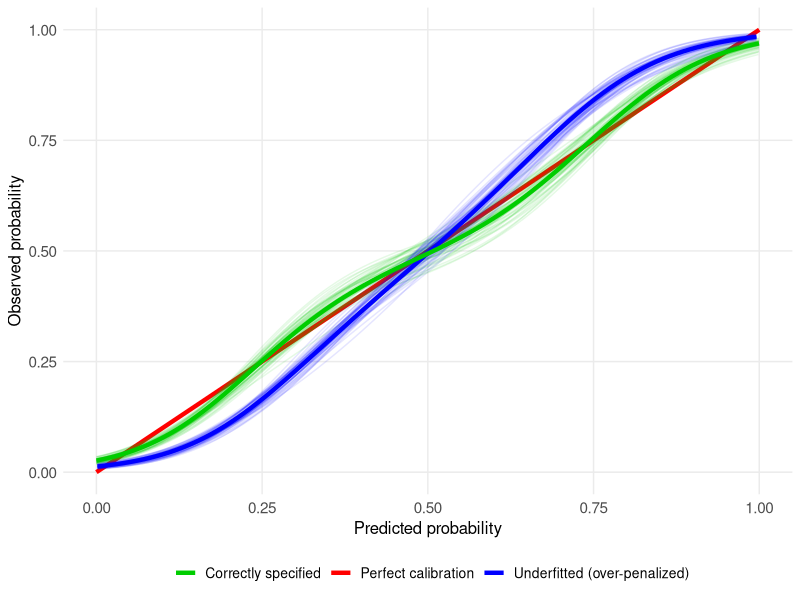

Recreate this plot in R.
############################################
## SIMULATION OF UNDERFITTING
## CAUSED BY EXCESSIVE SHRINKAGE
############################################

## ===============================
## 0. SETUP
## ===============================
library(ggplot2)
library(dplyr)
library(mgcv)
library(tidyr)

set.seed(101)

n <- 3000
n_boot <- 50

## ===============================
## 1. SIMULATE DATA
## ===============================

# Generate predictor and true event probabilities
x <- rnorm(n)
logit_risk <- -1 + 2.5 * x
prob_risk <- plogis(logit_risk)

# Generate binary outcomes
y <- rbinom(n, 1, prob_risk)

df <- data.frame(y, x)

## ===============================
## 2. FIT CORRECT AND UNDERFITTED MODELS
## ===============================

# Correctly specified logistic regression model
mod_correct <- glm(
  y ~ x,
  data = df,
  family = binomial
)

# Mimic underfitting by excessive coefficient shrinkage
beta_shrunk <- coef(mod_correct) * 0.7

df$p_under <- plogis(
  beta_shrunk[1] + beta_shrunk[2] * df$x
)

df$p_correct <- predict(
  mod_correct,
  type = "response"
)

## ===============================
## 3. CALIBRATION CURVE FUNCTION
## ===============================

get_cal_curve <- function(data, outcome_col, pred_col, k = 4) {
  
  form <- as.formula(
    paste(
      outcome_col,
      "~ s(",
      pred_col,
      ", k =",
      k,
      ")"
    )
  )
  
  m <- gam(
    form,
    data = data,
    family = binomial
  )
  
  grid <- data.frame(
    p = seq(
      min(data[[pred_col]]),
      max(data[[pred_col]]),
      length.out = 100
    )
  )
  
  colnames(grid) <- pred_col
  
  grid$y <- as.numeric(
    predict(
      m,
      grid,
      type = "response"
    )
  )
  
  grid
}

## ===============================
## 4. BOOTSTRAP CALIBRATION CURVES
## ===============================

boot_curves_correct <- list()
boot_curves_under <- list()

for (i in seq_len(n_boot)) {
  
  df_boot <- df[
    sample(
      nrow(df),
      replace = TRUE
    ),
  ]
  
  # Correct model
  c_corr <- get_cal_curve(
    df_boot,
    "y",
    "p_correct"
  )
  
  boot_curves_correct[[i]] <- data.frame(
    x = c_corr$p_correct,
    y = c_corr$y,
    id = i
  )
  
  # Underfitted model
  c_under <- get_cal_curve(
    df_boot,
    "y",
    "p_under"
  )
  
  boot_curves_under[[i]] <- data.frame(
    x = c_under$p_under,
    y = c_under$y,
    id = i
  )
}

df_boot_corr <- bind_rows(
  boot_curves_correct
)

df_boot_under <- bind_rows(
  boot_curves_under
)

## ===============================
## 5. CALIBRATION CURVES IN FULL SAMPLE
## ===============================

main_curve_correct <- get_cal_curve(
  df,
  "y",
  "p_correct"
)

main_curve_under <- get_cal_curve(
  df,
  "y",
  "p_under"
)

## ===============================
## 6. CALIBRATION PLOT
## ===============================

ggplot() +
  geom_segment(
    aes(
      x = 0,
      y = 0,
      xend = 1,
      yend = 1,
      color = "Perfect calibration"
    ),
    linewidth = 1.5
  ) +
  geom_line(
    data = df_boot_corr,
    aes(
      x = x,
      y = y,
      group = id
    ),
    color = "green3",
    alpha = 0.1
  ) +
  geom_line(
    data = df_boot_under,
    aes(
      x = x,
      y = y,
      group = id
    ),
    color = "blue",
    alpha = 0.1
  ) +
  geom_line(
    data = main_curve_under,
    aes(
      x = p_under,
      y = y,
      color = "Underfitted (over-penalized)"
    ),
    linewidth = 1.5
  ) +
  geom_line(
    data = main_curve_correct,
    aes(
      x = p_correct,
      y = y,
      color = "Correctly specified"
    ),
    linewidth = 1.5
  ) +
  scale_color_manual(
    values = c(
      "Perfect calibration" = "red",
      "Underfitted (over-penalized)" = "blue",
      "Correctly specified" = "green3"
    )
  ) +
  labs(
    x = "Predicted probability",
    y = "Observed probability",
    color = ""
  ) +
  theme_minimal() +
  coord_cartesian(
    xlim = c(0, 1),
    ylim = c(0, 1)
  ) +
  theme(
    axis.title = element_text(size = 12),
    axis.text = element_text(size = 11),
    legend.position = "bottom",
    legend.text = element_text(size = 10),
    panel.grid.minor = element_blank()
  )
